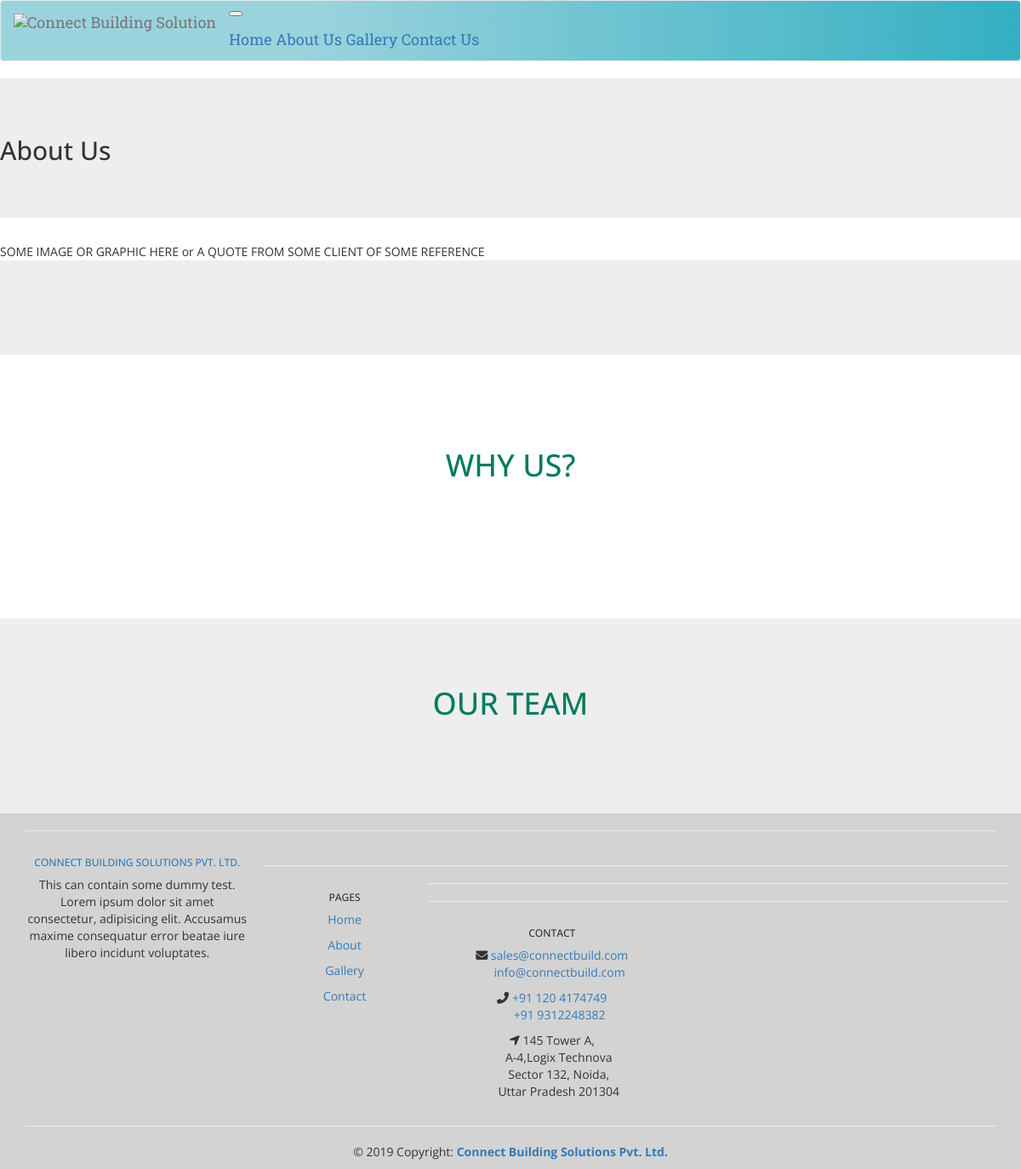
The app's page /about-us/, older data.
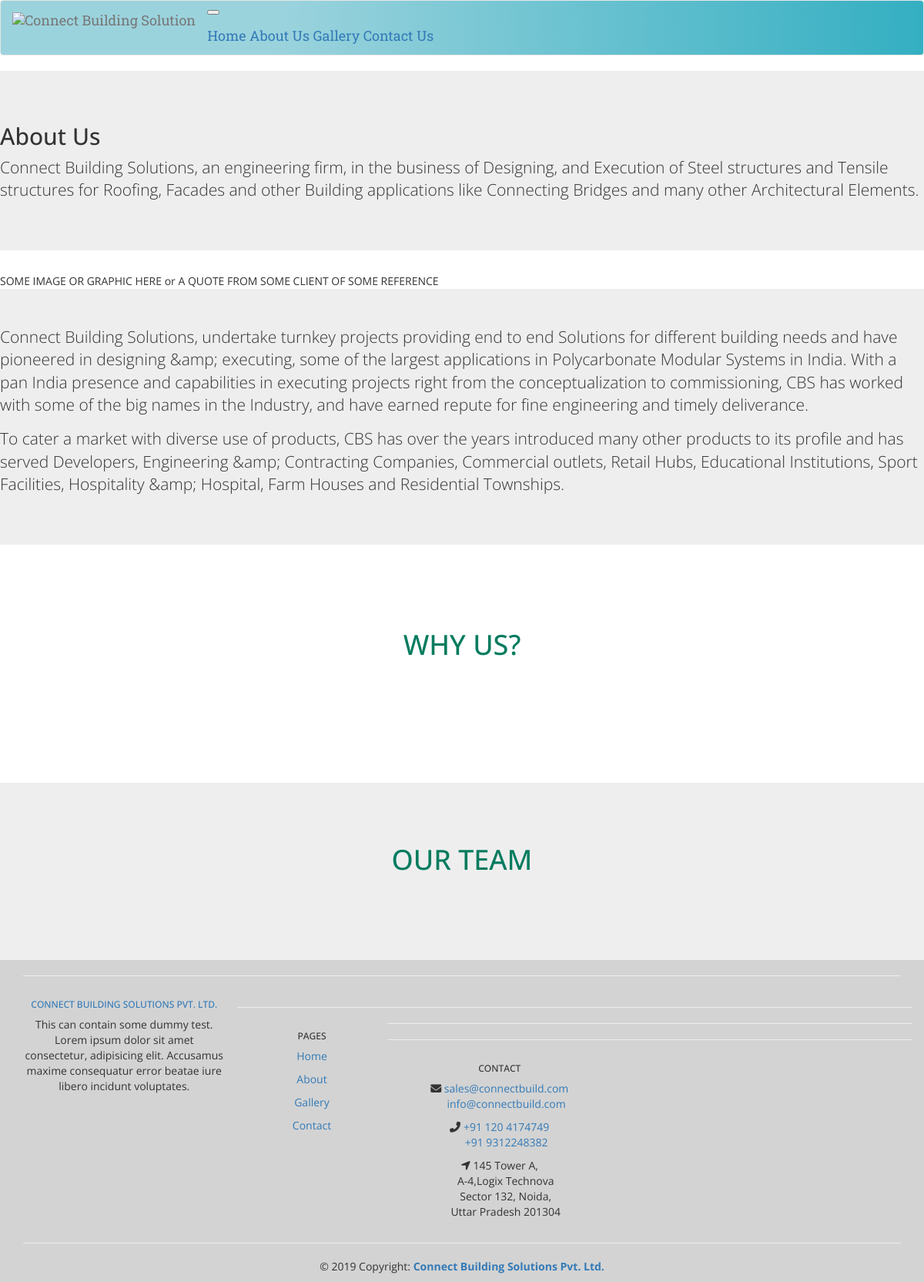
The same page, newer data.
### information/models.py (models this page shows, shortened)
class AboutUsInfo(models.Model):
    main_description_paragraph_1 = models.TextField(
        "First About Us Paragraph ", max_length=500)
    main_description_paragraph_2 = models.TextField(
        "Second About Us Paragraph ", max_length=500)
    main_description_paragraph_3 = models.TextField(
        "Third About Us Paragraph ", max_length=1000)

### information/views.py (the view)
# urls.py: path('about-us/' ,views.AboutUsViewSet,name='about_us'),
def AboutUsViewSet(request):
    info = AboutUsInfo.objects.get()
    context = {
        'about_info': info,
        'about_page': "active",
        'staff_list': Staff.objects.all(),
        'carousel': Carousel.objects.all(),
    }
    return render(request, 'information/about-us.html', context)

### information/templates/information/about-us.html (shortened to what this page needs)
{% extends 'information/base.html' %}
{% block content %}
<div class="jumbotron">
  <h2>About Us</h2>
  <p class="lead">{{about_info.main_description_paragraph_1}}</p>
</div>
SOME IMAGE OR GRAPHIC HERE or A QUOTE FROM SOME CLIENT OF SOME REFERENCE
<div class="jumbotron">
  <p class="lead"> {{about_info.main_description_paragraph_2}}</p>
  <p class="lead"> {{about_info.main_description_paragraph_3}}</p>
</div>
<section id="whyus" class="pb-3">
      <h5 class="section-title h1">Why us?</h5>
<div class="container" style="padding-bottom: 50px">
</div>
</section>
<section id="team" class="pb-5">
  <div class="container">
    <h5 class="section-title h1">OUR TEAM</h5>
  </div>
</section>
{% endblock  %}

### information/templates/information/base.html (shortened to what this page needs)
{% load static %}
{% load staticfiles %}
<!DOCTYPE html>
<html lang="en">
<head>
    <link rel="stylesheet" href="/media/lib/bootstrap/css/bootstrap.min.css">
    <link rel="stylesheet" href="/media/custom_css/base.css">
    <link href="/media/lib/font-awesome/css/font-awesome.min.css" rel="stylesheet">
    <link href="/media/lib/lightbox/css/lightbox.min.css" rel="stylesheet">
</head>
<body style="overflow-x: hidden;">
    {%  include  'information/navbar.html' %}
    <div class="fade">
        {% block content %}
        {% endblock  %}
    </div>
    {% include 'information/footer.html' %}
</body>
</html>

### information/templates/information/navbar.html (shortened to what this page needs)
<nav class="navbar navbar-default navbar-expand-lg navbar-dark  fixed-top" style="font-family: 'Roboto Slab', serif;">
    <div class="container-fluid">
        <div class="navbar-header">
            <a class="navbar-brand" href="{% url 'home' %}">
                <img src="/media/logo.png" alt="Connect Building Solution">
            </a>
        </div>
        <button class="navbar-toggler" type="button" data-toggle="collapse" data-target="#navbarNavAltMarkup"
            aria-controls="navbarNavAltMarkup" aria-expanded="false" aria-label="Toggle navigation">
        </button>
        <div class="collapse navbar-collapse" id="navbarNavAltMarkup">
            <div class="navbar-nav ml-auto navbar-brand">
                <a class="nav-item nav-link {{home_page}}" href="{% url  'home' %}">Home </a>
                <a class="nav-item nav-link {{about_page}}" href="{% url 'about_us' %}">About Us</a>
                <a class="nav-item nav-link {{gallery_page}}" href="{% url 'gallery' %}">Gallery</a>
                <a class="nav-item nav-link {{contact_page}}" href="{% url 'contact_page' %}">Contact Us</a>
            </div>
        </div>
    </div>
</nav>

### information/templates/information/footer.html (shortened to what this page needs)
<footer class="page-footer font-small  pt-4" style="background-color: lightgray;">
        <div class="container text-center text-md-left">
            <hr>
            <div class="row text-center text-md-left mt-3 pb-3">
                <div class="col-md-3 col-lg-3 col-xl-3 mx-auto mt-3">
                    <h6 class="text-uppercase mb-4 font-weight-bold"><a href="{% url  'home' %}"> Connect Building
                            Solutions Pvt. Ltd.</a></h6>
                    <p>This can contain some dummy test. Lorem ipsum dolor sit amet consectetur, adipisicing elit.
                        Accusamus maxime consequatur error beatae iure libero incidunt voluptates.</p>
                </div>
                <hr class="w-100 clearfix d-md-none">
                <div class="col-md-2 col-lg-2 col-xl-2 mx-auto mt-3">
                    <h6 class="text-uppercase mb-4 font-weight-bold">Pages</h6>
                    <p>
                        <a href="{% url  'home' %}">Home</a>
                    </p>
                    <p>
                        <a href="{% url 'about_us' %}">About</a>
                    </p>
                    <p>
                        <a href="{% url 'gallery' %}">Gallery</a>
                    </p>
                    <p>
                        <a href="{% url 'contact_page' %}">Contact</a>
                    </p>
                </div>
                <hr class="w-100 clearfix d-md-none">
                <hr class="w-100 clearfix d-md-none">
                <div class="col-md-4 col-lg-3 col-xl-3 mx-auto mt-3">
                    <h6 class="text-uppercase mb-4 font-weight-bold">Contact</h6>
                    <p>
                        <i class="fas fa-envelope mr-3"></i>
                        <a href="mailto:sales@connectbuild.com"> sales@connectbuild.com</a>
                        <br>
                        <a href="mailto:info@connectbuild.com"> info@connectbuild.com</a>
                    </p>
                    <p>
                        <i class="fas fa-phone mr-3 "></i> <a href="tel:+911204174749">
                            +91 120 4174749
                        </a>
                        <br>
                        <a href="tel:+919312248382">
                            +91 9312248382
                        </a>
                    </p>
                    <p>
                        <i class="fas fa-location-arrow mr-3"></i> 145 Tower A, <br>
                        A-4,Logix Technova <br>
                        Sector 132,
                        Noida, <br> Uttar
                        Pradesh 201304</p>
                </div>
            </div>
            <hr>
            <div class="row justify-content-center">
                <p>© 2019 Copyright:
                    <a href="{% url 'home' %}">
                        <strong> Connect Building Solutions Pvt. Ltd.</strong>
                    </a>
                </p>
            </div>
        </div>
    </footer>

### media/custom_css/base.css (style rules this page uses)
body { font-family: "Open Sans", sans-serif; }
.fade { animation: fadeInAnimation ease 1s; animation-fill-mode: forwards; }
.fa-phone { filter: none; -ms-filter: "progid:DXImageTransform.Microsoft.BasicImage(rotation=0, mirror=1)"; -webkit-transform: scaleX(-1); transform: scaleX(-1); }
.navbar-default { transition: 500ms ease; background-image: linear-gradient(-90deg, #4CA1AF75, transparent 50%); }
.navbar-default.scrolled { background-image: linear-gradient(-90deg, rgb(52, 175, 194), rgb(155, 211, 221) 70%); }

### information/templates/information/navbar.html (style rules this page uses)
.navbar img { height: 10vh; padding: 0%; }

### information/templates/information/about-us.html (style rules this page uses)
#team { background: #eee !important; }
section { padding: 60px 0; }
section .section-title { text-align: center; color: #007b5e; margin-bottom: 50px; text-transform: uppercase; }

Row changes from the older to the newer data that the page shows:
added AboutUsInfo: main_description_paragraph_1 "Connect Building Solutions, an engineering firm, in the business of Designing, and Execution of Steel structures and Tensile structures for Roofing, Facades and other Building applications like Connecting Bridges and many other Architectural Elements.", main_description_paragraph_2 "Connect Building Solutions, undertake turnkey projects providing end to end Solutions for different building needs and have pioneered in designing &amp; executing, some of the largest applications in Polycarbonate Modular Systems in India. With a pan India presence and capabilities in executing projects right from the conceptualization to commissioning, CBS has worked with some of the big names in the Industry, and have earned repute for fine engineering and timely deliverance.", main_description_paragraph_3 "To cater a market with diverse use of products, CBS has over the years introduced many other products to its profile and has served Developers, Engineering &amp; Contracting Companies, Commercial outlets, Retail Hubs, Educational Institutions, Sport Facilities, Hospitality &amp; Hospital, Farm Houses and Residential Townships."
